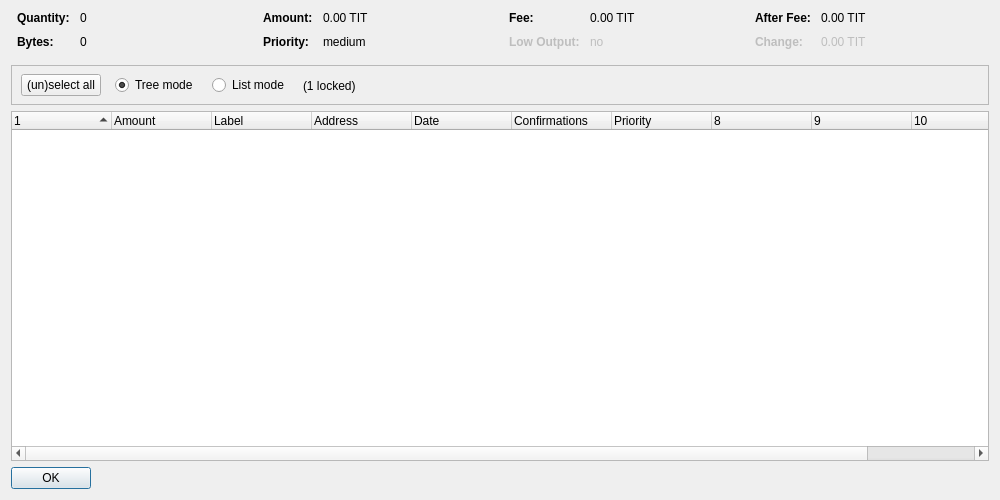
<?xml version="1.0" encoding="UTF-8"?>
<ui version="4.0">
 <class>CoinControlDialog</class>
 <widget class="QDialog" name="CoinControlDialog">
  <property name="geometry">
   <rect>
    <x>0</x>
    <y>0</y>
    <width>1000</width>
    <height>500</height>
   </rect>
  </property>
  <property name="windowTitle">
   <string>Coin Control Address Selection</string>
  </property>
  <layout class="QVBoxLayout" name="verticalLayout">
   <item>
    <layout class="QHBoxLayout" name="horizontalLayoutTop" stretch="0,0,0,0">
     <property name="topMargin">
      <number>0</number>
     </property>
     <property name="bottomMargin">
      <number>10</number>
     </property>
     <item>
      <layout class="QFormLayout" name="formLayoutCoinControl1">
       <property name="horizontalSpacing">
        <number>10</number>
       </property>
       <property name="verticalSpacing">
        <number>10</number>
       </property>
       <property name="leftMargin">
        <number>6</number>
       </property>
       <property name="rightMargin">
        <number>6</number>
       </property>
       <item row="0" column="0">
        <widget class="QLabel" name="labelCoinControlQuantityText">
         <property name="font">
          <font>
           <weight>75</weight>
           <bold>true</bold>
          </font>
         </property>
         <property name="text">
          <string>Quantity:</string>
         </property>
        </widget>
       </item>
       <item row="0" column="1">
        <widget class="QLabel" name="labelCoinControlQuantity">
         <property name="cursor">
          <cursorShape>IBeamCursor</cursorShape>
         </property>
         <property name="contextMenuPolicy">
          <enum>Qt::ActionsContextMenu</enum>
         </property>
         <property name="text">
          <string notr="true">0</string>
         </property>
         <property name="textInteractionFlags">
          <set>Qt::LinksAccessibleByMouse|Qt::TextSelectableByKeyboard|Qt::TextSelectableByMouse</set>
         </property>
        </widget>
       </item>
       <item row="1" column="0">
        <widget class="QLabel" name="labelCoinControlBytesText">
         <property name="font">
          <font>
           <weight>75</weight>
           <bold>true</bold>
          </font>
         </property>
         <property name="text">
          <string>Bytes:</string>
         </property>
        </widget>
       </item>
       <item row="1" column="1">
        <widget class="QLabel" name="labelCoinControlBytes">
         <property name="cursor">
          <cursorShape>IBeamCursor</cursorShape>
         </property>
         <property name="contextMenuPolicy">
          <enum>Qt::ActionsContextMenu</enum>
         </property>
         <property name="text">
          <string notr="true">0</string>
         </property>
         <property name="textInteractionFlags">
          <set>Qt::LinksAccessibleByMouse|Qt::TextSelectableByKeyboard|Qt::TextSelectableByMouse</set>
         </property>
        </widget>
       </item>
      </layout>
     </item>
     <item>
      <layout class="QFormLayout" name="formLayoutCoinControl2">
       <property name="horizontalSpacing">
        <number>10</number>
       </property>
       <property name="verticalSpacing">
        <number>10</number>
       </property>
       <property name="leftMargin">
        <number>6</number>
       </property>
       <property name="rightMargin">
        <number>6</number>
       </property>
       <item row="0" column="0">
        <widget class="QLabel" name="labelCoinControlAmountText">
         <property name="font">
          <font>
           <weight>75</weight>
           <bold>true</bold>
          </font>
         </property>
         <property name="text">
          <string>Amount:</string>
         </property>
        </widget>
       </item>
       <item row="0" column="1">
        <widget class="QLabel" name="labelCoinControlAmount">
         <property name="cursor">
          <cursorShape>IBeamCursor</cursorShape>
         </property>
         <property name="contextMenuPolicy">
          <enum>Qt::ActionsContextMenu</enum>
         </property>
         <property name="text">
          <string notr="true">0.00 TIT</string>
         </property>
         <property name="textInteractionFlags">
          <set>Qt::LinksAccessibleByMouse|Qt::TextSelectableByKeyboard|Qt::TextSelectableByMouse</set>
         </property>
        </widget>
       </item>
       <item row="1" column="0">
        <widget class="QLabel" name="labelCoinControlPriorityText">
         <property name="font">
          <font>
           <weight>75</weight>
           <bold>true</bold>
          </font>
         </property>
         <property name="text">
          <string>Priority:</string>
         </property>
        </widget>
       </item>
       <item row="1" column="1">
        <widget class="QLabel" name="labelCoinControlPriority">
         <property name="cursor">
          <cursorShape>IBeamCursor</cursorShape>
         </property>
         <property name="contextMenuPolicy">
          <enum>Qt::ActionsContextMenu</enum>
         </property>
         <property name="text">
          <string notr="true">medium</string>
         </property>
         <property name="textInteractionFlags">
          <set>Qt::LinksAccessibleByMouse|Qt::TextSelectableByKeyboard|Qt::TextSelectableByMouse</set>
         </property>
        </widget>
       </item>
      </layout>
     </item>
     <item>
      <layout class="QFormLayout" name="formLayoutCoinControl3">
       <property name="horizontalSpacing">
        <number>10</number>
       </property>
       <property name="verticalSpacing">
        <number>10</number>
       </property>
       <property name="leftMargin">
        <number>6</number>
       </property>
       <property name="rightMargin">
        <number>6</number>
       </property>
       <item row="0" column="0">
        <widget class="QLabel" name="labelCoinControlFeeText">
         <property name="font">
          <font>
           <weight>75</weight>
           <bold>true</bold>
          </font>
         </property>
         <property name="text">
          <string>Fee:</string>
         </property>
        </widget>
       </item>
       <item row="0" column="1">
        <widget class="QLabel" name="labelCoinControlFee">
         <property name="cursor">
          <cursorShape>IBeamCursor</cursorShape>
         </property>
         <property name="contextMenuPolicy">
          <enum>Qt::ActionsContextMenu</enum>
         </property>
         <property name="text">
          <string notr="true">0.00 TIT</string>
         </property>
         <property name="textInteractionFlags">
          <set>Qt::LinksAccessibleByMouse|Qt::TextSelectableByKeyboard|Qt::TextSelectableByMouse</set>
         </property>
        </widget>
       </item>
       <item row="1" column="0">
        <widget class="QLabel" name="labelCoinControlLowOutputText">
         <property name="enabled">
          <bool>false</bool>
         </property>
         <property name="font">
          <font>
           <weight>75</weight>
           <bold>true</bold>
          </font>
         </property>
         <property name="text">
          <string>Low Output:</string>
         </property>
        </widget>
       </item>
       <item row="1" column="1">
        <widget class="QLabel" name="labelCoinControlLowOutput">
         <property name="enabled">
          <bool>false</bool>
         </property>
         <property name="cursor">
          <cursorShape>IBeamCursor</cursorShape>
         </property>
         <property name="contextMenuPolicy">
          <enum>Qt::ActionsContextMenu</enum>
         </property>
         <property name="text">
          <string notr="true">no</string>
         </property>
         <property name="textInteractionFlags">
          <set>Qt::LinksAccessibleByMouse|Qt::TextSelectableByKeyboard|Qt::TextSelectableByMouse</set>
         </property>
        </widget>
       </item>
      </layout>
     </item>
     <item>
      <layout class="QFormLayout" name="formLayoutCoinControl4">
       <property name="horizontalSpacing">
        <number>10</number>
       </property>
       <property name="verticalSpacing">
        <number>10</number>
       </property>
       <property name="leftMargin">
        <number>6</number>
       </property>
       <property name="rightMargin">
        <number>6</number>
       </property>
       <item row="0" column="0">
        <widget class="QLabel" name="labelCoinControlAfterFeeText">
         <property name="font">
          <font>
           <weight>75</weight>
           <bold>true</bold>
          </font>
         </property>
         <property name="text">
          <string>After Fee:</string>
         </property>
        </widget>
       </item>
       <item row="0" column="1">
        <widget class="QLabel" name="labelCoinControlAfterFee">
         <property name="cursor">
          <cursorShape>IBeamCursor</cursorShape>
         </property>
         <property name="contextMenuPolicy">
          <enum>Qt::ActionsContextMenu</enum>
         </property>
         <property name="text">
          <string notr="true">0.00 TIT</string>
         </property>
         <property name="textInteractionFlags">
          <set>Qt::LinksAccessibleByMouse|Qt::TextSelectableByKeyboard|Qt::TextSelectableByMouse</set>
         </property>
        </widget>
       </item>
       <item row="1" column="0">
        <widget class="QLabel" name="labelCoinControlChangeText">
         <property name="enabled">
          <bool>false</bool>
         </property>
         <property name="font">
          <font>
           <weight>75</weight>
           <bold>true</bold>
          </font>
         </property>
         <property name="text">
          <string>Change:</string>
         </property>
        </widget>
       </item>
       <item row="1" column="1">
        <widget class="QLabel" name="labelCoinControlChange">
         <property name="enabled">
          <bool>false</bool>
         </property>
         <property name="cursor">
          <cursorShape>IBeamCursor</cursorShape>
         </property>
         <property name="contextMenuPolicy">
          <enum>Qt::ActionsContextMenu</enum>
         </property>
         <property name="text">
          <string notr="true">0.00 TIT</string>
         </property>
         <property name="textInteractionFlags">
          <set>Qt::LinksAccessibleByMouse|Qt::TextSelectableByKeyboard|Qt::TextSelectableByMouse</set>
         </property>
        </widget>
       </item>
      </layout>
     </item>
    </layout>
   </item>
   <item>
    <widget class="QFrame" name="frame">
     <property name="minimumSize">
      <size>
       <width>0</width>
       <height>40</height>
      </size>
     </property>
     <property name="frameShape">
      <enum>QFrame::StyledPanel</enum>
     </property>
     <property name="frameShadow">
      <enum>QFrame::Sunken</enum>
     </property>
     <widget class="QWidget" name="horizontalLayoutWidget">
      <property name="geometry">
       <rect>
        <x>10</x>
        <y>0</y>
        <width>781</width>
        <height>41</height>
       </rect>
      </property>
      <layout class="QHBoxLayout" name="horizontalLayoutPanel" stretch="0,0,0,0,0">
       <property name="spacing">
        <number>14</number>
       </property>
       <item>
        <widget class="QPushButton" name="pushButtonSelectAll">
         <property name="sizePolicy">
          <sizepolicy hsizetype="Maximum" vsizetype="Fixed">
           <horstretch>0</horstretch>
           <verstretch>0</verstretch>
          </sizepolicy>
         </property>
         <property name="text">
          <string>(un)select all</string>
         </property>
        </widget>
       </item>
       <item>
        <widget class="QRadioButton" name="radioTreeMode">
         <property name="sizePolicy">
          <sizepolicy hsizetype="Maximum" vsizetype="Fixed">
           <horstretch>0</horstretch>
           <verstretch>0</verstretch>
          </sizepolicy>
         </property>
         <property name="text">
          <string>Tree mode</string>
         </property>
         <property name="checked">
          <bool>true</bool>
         </property>
        </widget>
       </item>
       <item>
        <widget class="QRadioButton" name="radioListMode">
         <property name="sizePolicy">
          <sizepolicy hsizetype="Maximum" vsizetype="Fixed">
           <horstretch>0</horstretch>
           <verstretch>0</verstretch>
          </sizepolicy>
         </property>
         <property name="text">
          <string>List mode</string>
         </property>
        </widget>
       </item>
       <item>
        <widget class="QLabel" name="labelLocked">
         <property name="text">
          <string notr="true">(1 locked)</string>
         </property>
        </widget>
       </item>
       <item>
        <spacer name="horizontalSpacer">
         <property name="orientation">
          <enum>Qt::Horizontal</enum>
         </property>
         <property name="sizeHint" stdset="0">
          <size>
           <width>40</width>
           <height>20</height>
          </size>
         </property>
        </spacer>
       </item>
      </layout>
     </widget>
    </widget>
   </item>
   <item>
    <widget class="CoinControlTreeWidget" name="treeWidget">
     <property name="contextMenuPolicy">
      <enum>Qt::CustomContextMenu</enum>
     </property>
     <property name="sortingEnabled">
      <bool>false</bool>
     </property>
     <property name="columnCount">
      <number>11</number>
     </property>
     <attribute name="headerShowSortIndicator" stdset="0">
      <bool>true</bool>
     </attribute>
     <attribute name="headerStretchLastSection">
      <bool>false</bool>
     </attribute>
     <column>
      <property name="text">
       <string/>
      </property>
     </column>
     <column>
      <property name="text">
       <string>Amount</string>
      </property>
     </column>
     <column>
      <property name="text">
       <string notr="true">Label</string>
      </property>
     </column>
     <column>
      <property name="text">
       <string>Address</string>
      </property>
     </column>
     <column>
      <property name="text">
       <string>Date</string>
      </property>
     </column>
     <column>
      <property name="text">
       <string>Confirmations</string>
      </property>
      <property name="toolTip">
       <string>Confirmed</string>
      </property>
     </column>
     <column>
      <property name="text">
       <string>Priority</string>
      </property>
     </column>
     <column>
      <property name="text">
       <string/>
      </property>
     </column>
     <column>
      <property name="text">
       <string/>
      </property>
     </column>
     <column>
      <property name="text">
       <string/>
      </property>
     </column>
     <column>
      <property name="text">
       <string/>
      </property>
     </column>
    </widget>
   </item>
   <item>
    <widget class="QDialogButtonBox" name="buttonBox">
     <property name="sizePolicy">
      <sizepolicy hsizetype="Maximum" vsizetype="Fixed">
       <horstretch>0</horstretch>
       <verstretch>0</verstretch>
      </sizepolicy>
     </property>
     <property name="orientation">
      <enum>Qt::Horizontal</enum>
     </property>
     <property name="standardButtons">
      <set>QDialogButtonBox::Ok</set>
     </property>
    </widget>
   </item>
  </layout>
 </widget>
 <customwidgets>
  <customwidget>
   <class>CoinControlTreeWidget</class>
   <extends>QTreeWidget</extends>
   <header>coincontroltreewidget.h</header>
  </customwidget>
 </customwidgets>
 <resources/>
 <connections/>
</ui>
